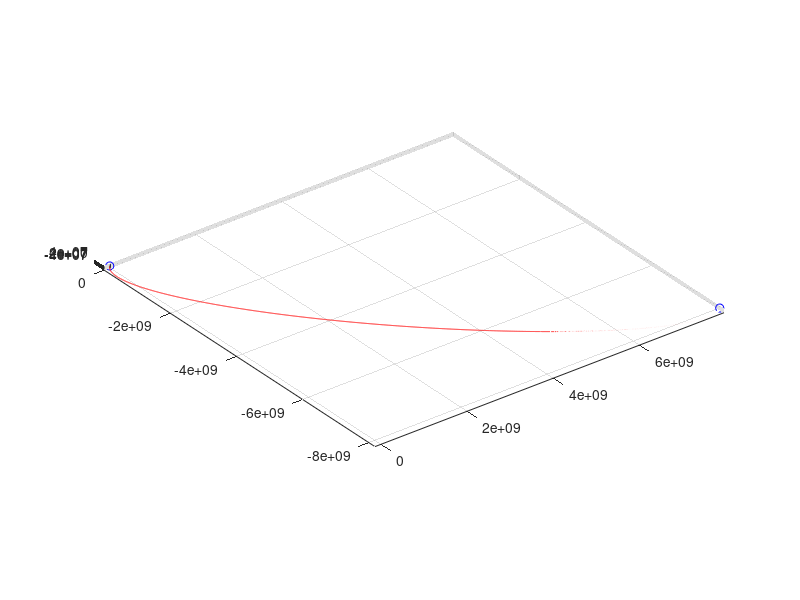

Recreate this plot in MATLAB.
clc
clear all
[x,y,z] = sphere;
figure(1)
surf(6371e3.*x,6371e3.*y,36371e3.*z)
axis equal
hold on 

% surf(x+100,y,z) % centered at (0,1,-3)
     th = linspace(0,2*pi) ; 
 R = (6569.3e3) ;
 x = R*cos(th+ 3*pi/4) ; 
 y = R*sin(th+ 3*pi/4) ; 
 comet(x,y) ;
% t = linspace(0,2*pi,200) ; 
% 
% xc = [0:1:100] 
% yc = 0.15.*xc -10
% comet(xc,yc)
% 
% R1 = (1)*5 ;
% xb = R1*cos(t+(3*pi/2)) + 100 ; 
% yb = -R1*sin(t+(3*pi/2)) ; 
% comet(xb,yb) ;
% 
% % compute points corresponding to axis-oriented ellipse
% r1 = (1.1)*5;
% r2 = (0.9)*5;
% xt = r1 * cos(t);
% yt = -r2 * sin(t);
% % aply rotation by angle theta
%  %angle = pi/2;
%  %cot = cos(angle); sit = sin(angle);
%  %xa = xt * cot - yt * sit + 100;
%  %ya = xt * sit - yt * cot;
%  %draw the curbe
% %comet(xa, ya);
% xd = [100:-1:0] 
% yd = -0.15.*xd + 10
% comet(xd,yd)

 EARTH_ORBIT = 6569.3e3; % Parking orbit of the Earth
    MOON_ORBIT = 1848e3; % Orbit of the Moon
    EARTH_MOON_DIST = 384400e3; % Distance from the Earth to the Moon
    X_COORD(1) = -4645e3; % Starting point at x=0
    Y_COORD(1) = 4645e3; % Starting point at y=0
    %G = 6.673e-11;
    
    % Initialise the time array
    dt = 1;
    TIME = 0:dt:10300;
    
    % Calculating the geometrical properties of the elliptical orbit during
    % the Hohmann transfer to the Moon
    %
    % here
    
    % Properties of the elliptical orbit during the Hohman transfer from
    % Earth's parking orbit to the large orbit which coincides with Moon's
    % orbit:
    SEMI_MAJOR_AXIS = 194560e3; % (a)
    SEMI_MINOR_AXIS = 50129.61e3; % (b)
    ECCENTRICITY = 0.966237; % Calculated from geometry (e)
    ASCENDING_NODE = 1.12; % Longitude of ascending node (OMEGA)
    ARG_PERICENTRE = 1.23; % Argument of pericentre (omega)
    INCLINATION = 0; % Angle between the equator and the orbit (i)
    % True anomaly (v) also needs to be found but its value changes when the
    % location of the rocket changes so its values will be found within the
    % for-loop below
    
    dE = pi/10300;
    E = 0:dE:pi; % This assumes a constant angular velocity about the centre point of the big circle

    %MASS_EARTH = 5.9724e24;
    
    for i = 1:length(TIME)

        TRUE_ANOMALY(i) = 2*atan(sqrt((1+ECCENTRICITY)/(1-ECCENTRICITY)).*tan((E(i))/2));
        r(i) = (SEMI_MAJOR_AXIS*(1+ECCENTRICITY^2))./(1+ECCENTRICITY.*cos(TRUE_ANOMALY(i)));
        
        X_COORD(i+1) = r(i).*(cos(TRUE_ANOMALY(i) + ARG_PERICENTRE)*cos(ASCENDING_NODE) - ...
        sin(TRUE_ANOMALY(i) + ARG_PERICENTRE)*sin(ASCENDING_NODE)*cos(INCLINATION));
        
        Y_COORD(i+1) = r(i).*(cos(TRUE_ANOMALY(i) + ARG_PERICENTRE)*sin(ASCENDING_NODE) + ...
        sin(TRUE_ANOMALY(i) + ARG_PERICENTRE)*cos(ASCENDING_NODE)*cos(INCLINATION));
        
        %add comments here
    
        %VELOCITY(i) = sqrt((MASS_EARTH*G).*((2/r(i))-(1/SEMI_MAJOR_AXIS)));
        
    end
    
    INITIAL_ERROR_X = X_COORD(2)-X_COORD(1);
    
    for i = 1:length(X_COORD)-1
        X_COORD(i+1) = X_COORD(i+1) - INITIAL_ERROR_X;
    end
    
    INITIAL_ERROR_Y = Y_COORD(2)-Y_COORD(1);
    
    for i = 1:length(Y_COORD)-1
        Y_COORD(i+1) = Y_COORD(i+1) - INITIAL_ERROR_Y;
    end
    
    comet(X_COORD,Y_COORD);
hold off